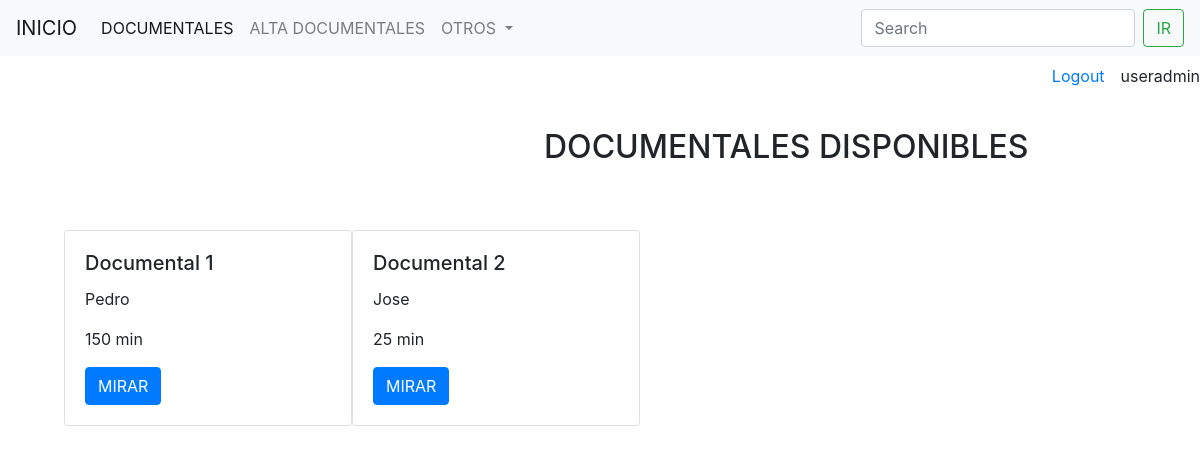
The page /documentales/ (signed in) on the database its author committed.
### documental/models.py (models this page shows)
class Documental(models.Model):
    nombre = models.CharField(max_length=40)
    duracionminutos = models.IntegerField()
    actores = models.CharField(max_length=100)
    creacion =  models.IntegerField()
    SKU = models.CharField(max_length=30, unique=True)
    active = models.BooleanField(default=True)
    class Meta:
        verbose_name = 'documental'
        verbose_name_plural = 'documentales'

### documental/views.py (the view)
# urls.py: path('', products, name = 'products'),
def products(request):
    print(request.method)
    productos = Documental.objects.all()
    context = {'productos':productos}
    return render(request, 'documentales.html', context=context)

### templates/documentales.html
{% extends 'based.html' %}
{% block contenido %}
<h2 style="margin-left:34rem; margin-top:2rem">DOCUMENTALES DISPONIBLES</h2>
<div class="d-flex" style="margin-top:4rem; margin-left:4rem">
    {% for product in productos %}
    <div class="card" style="width: 18rem;">
        <div class="card-body">
            <h5 class="card-title">{{product.nombre}}</h5>
            <p class="card-text">{{product.actores}}</p>
            <p class="card-text">{{product.duracionminutos}} min</p>
            <a href="#" class="btn btn-primary">MIRAR</a>
        </div>
    </div>
    {% endfor %}
</div>
{% endblock %}

### templates/based.html (shortened to what this page needs)
<!DOCTYPE html>
<html lang="en">
<head>
    <link rel="stylesheet" href="https://cdn.jsdelivr.net/npm/bootstrap@4.6.1/dist/css/bootstrap.min.css"
>
</head>
<body>
    <nav class="navbar navbar-expand-lg navbar-light bg-light">
        <a class="navbar-brand" href="/">INICIO</a>
        <div class="collapse navbar-collapse" id="navbarSupportedContent">
            <ul class="navbar-nav mr-auto">
            <li class="nav-item active">
                <a class="nav-link" href="/documentales/">DOCUMENTALES</a>
            </li>
            <li class="nav-item">
                <a class="nav-link" href="/documentales/crear-documentales/">ALTA DOCUMENTALES</a>
            </li>
            <li class="nav-item dropdown">
                <a class="nav-link dropdown-toggle" href="#" id="navbarDropdown" role="button" data-toggle="dropdown" aria-haspopup="true" aria-expanded="false">
                OTROS
                </a>
                        </li>
            </ul>
            <form class="form-inline my-2 my-lg-0" action = "/documentales/buscar-documentales/" method = "GET">
            <input class="form-control mr-sm-2" type="search" placeholder="Search" aria-label="Search" name = 'search'>
            <button class="btn btn-outline-success my-2 my-sm-0" type="submit">IR</button>
            </form>
        </div>
        </nav>
        <ul class="nav justify-content-end">
            {% if request.user.is_authenticated %}
            <li class="nav-item">
                <a class="nav-link active" href="/logout/">Logout</a>
            </li>
            <li class="nav-item" style= margin-top:0.5rem>
                <a> {{request.user.username}} </a>
            </li>
            {% endif %}
        </ul>
    {% block contenido %}
    {% endblock %}
</body>
</html>

### rows shown on the page
Documental: nombre "Documental 1", actores "Pedro", duracionminutos "150"
Documental: nombre "Documental 2", actores "Jose", duracionminutos "25"

### other values the page prints
{{ request.user.username }} "useradmin"
